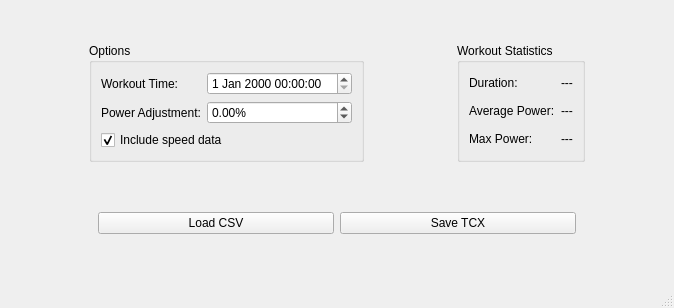
<?xml version="1.0" encoding="UTF-8"?>
<ui version="4.0">
 <class>MainWindow</class>
 <widget class="QMainWindow" name="MainWindow">
  <property name="geometry">
   <rect>
    <x>0</x>
    <y>0</y>
    <width>674</width>
    <height>308</height>
   </rect>
  </property>
  <property name="windowTitle">
   <string>MPowerTCX</string>
  </property>
  <widget class="QWidget" name="centralwidget">
   <layout class="QGridLayout" name="gridLayout_3">
    <item row="3" column="1" colspan="3">
     <widget class="QWidget" name="widget" native="true">
      <layout class="QGridLayout" name="gridLayout_4">
       <item row="0" column="0">
        <widget class="QPushButton" name="pushButton">
         <property name="text">
          <string>Load CSV</string>
         </property>
        </widget>
       </item>
       <item row="0" column="1">
        <widget class="QPushButton" name="pushButton_2">
         <property name="text">
          <string>Save TCX</string>
         </property>
        </widget>
       </item>
      </layout>
     </widget>
    </item>
    <item row="1" column="3">
     <widget class="QGroupBox" name="groupBox_2">
      <property name="title">
       <string>Workout Statistics</string>
      </property>
      <layout class="QGridLayout" name="gridLayout_2">
       <item row="0" column="0">
        <widget class="QLabel" name="label_3">
         <property name="text">
          <string>Duration:</string>
         </property>
        </widget>
       </item>
       <item row="0" column="1">
        <widget class="QLabel" name="labelDuration">
         <property name="text">
          <string>---</string>
         </property>
        </widget>
       </item>
       <item row="1" column="0">
        <widget class="QLabel" name="label_4">
         <property name="text">
          <string>Average Power:</string>
         </property>
        </widget>
       </item>
       <item row="1" column="1">
        <widget class="QLabel" name="labelAveragePower">
         <property name="text">
          <string>---</string>
         </property>
        </widget>
       </item>
       <item row="2" column="0">
        <widget class="QLabel" name="label_5">
         <property name="text">
          <string>Max Power:</string>
         </property>
        </widget>
       </item>
       <item row="2" column="1">
        <widget class="QLabel" name="label_8">
         <property name="text">
          <string>---</string>
         </property>
        </widget>
       </item>
      </layout>
     </widget>
    </item>
    <item row="1" column="4">
     <spacer name="horizontalSpacer_3">
      <property name="orientation">
       <enum>Qt::Horizontal</enum>
      </property>
      <property name="sizeHint" stdset="0">
       <size>
        <width>40</width>
        <height>20</height>
       </size>
      </property>
     </spacer>
    </item>
    <item row="1" column="1">
     <widget class="QGroupBox" name="groupBox">
      <property name="title">
       <string>Options</string>
      </property>
      <layout class="QGridLayout" name="gridLayout">
       <item row="0" column="0">
        <widget class="QLabel" name="label">
         <property name="text">
          <string>Workout Time:</string>
         </property>
        </widget>
       </item>
       <item row="0" column="1">
        <widget class="QDateTimeEdit" name="dateTimeEdit"/>
       </item>
       <item row="1" column="0">
        <widget class="QLabel" name="label_2">
         <property name="text">
          <string>Power Adjustment:</string>
         </property>
        </widget>
       </item>
       <item row="1" column="1">
        <widget class="QDoubleSpinBox" name="doubleSpinBox">
         <property name="suffix">
          <string>%</string>
         </property>
         <property name="minimum">
          <double>-100.000000000000000</double>
         </property>
         <property name="maximum">
          <double>100.000000000000000</double>
         </property>
         <property name="singleStep">
          <double>0.100000000000000</double>
         </property>
        </widget>
       </item>
       <item row="2" column="0" colspan="2">
        <widget class="QCheckBox" name="checkBox">
         <property name="text">
          <string>Include speed data</string>
         </property>
         <property name="checked">
          <bool>true</bool>
         </property>
        </widget>
       </item>
      </layout>
     </widget>
    </item>
    <item row="2" column="1">
     <spacer name="verticalSpacer">
      <property name="orientation">
       <enum>Qt::Vertical</enum>
      </property>
      <property name="sizeHint" stdset="0">
       <size>
        <width>20</width>
        <height>40</height>
       </size>
      </property>
     </spacer>
    </item>
    <item row="1" column="0">
     <spacer name="horizontalSpacer">
      <property name="orientation">
       <enum>Qt::Horizontal</enum>
      </property>
      <property name="sizeHint" stdset="0">
       <size>
        <width>40</width>
        <height>20</height>
       </size>
      </property>
     </spacer>
    </item>
    <item row="1" column="2">
     <spacer name="horizontalSpacer_2">
      <property name="orientation">
       <enum>Qt::Horizontal</enum>
      </property>
      <property name="sizeHint" stdset="0">
       <size>
        <width>40</width>
        <height>20</height>
       </size>
      </property>
     </spacer>
    </item>
    <item row="4" column="1">
     <spacer name="verticalSpacer_2">
      <property name="orientation">
       <enum>Qt::Vertical</enum>
      </property>
      <property name="sizeHint" stdset="0">
       <size>
        <width>20</width>
        <height>40</height>
       </size>
      </property>
     </spacer>
    </item>
    <item row="0" column="2">
     <spacer name="verticalSpacer_3">
      <property name="orientation">
       <enum>Qt::Vertical</enum>
      </property>
      <property name="sizeHint" stdset="0">
       <size>
        <width>20</width>
        <height>40</height>
       </size>
      </property>
     </spacer>
    </item>
   </layout>
  </widget>
  <widget class="QMenuBar" name="menubar">
   <property name="geometry">
    <rect>
     <x>0</x>
     <y>0</y>
     <width>674</width>
     <height>27</height>
    </rect>
   </property>
  </widget>
  <widget class="QStatusBar" name="statusbar"/>
 </widget>
 <resources/>
 <connections/>
</ui>
